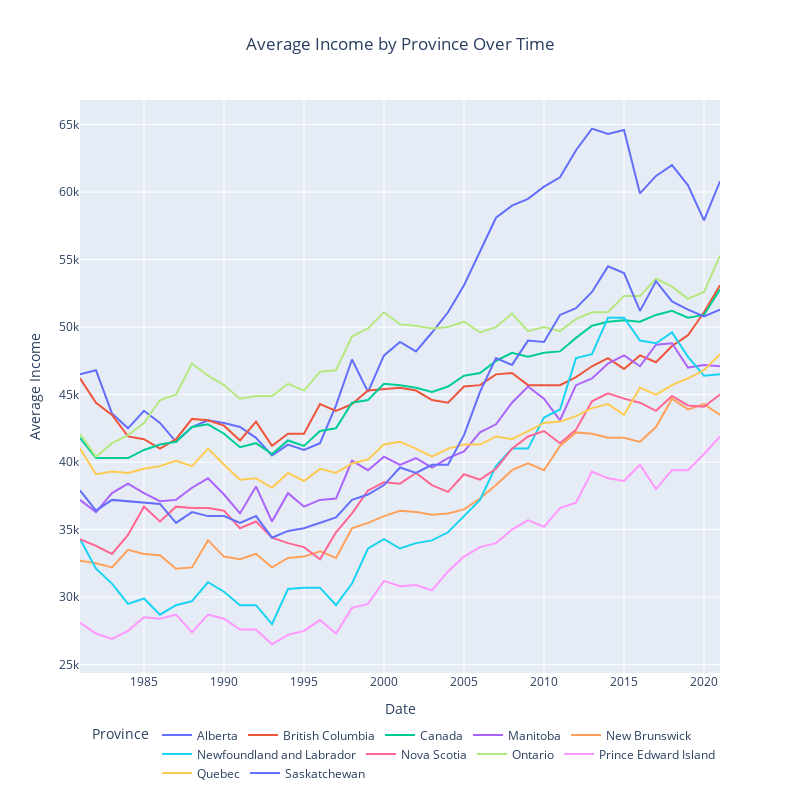

This figure's notebook cell:
### Markdown cell above
GUIDING QUESTION 2
--- 
     Are there significant disparities in income growth across provinces overtime?

We want to compare income growth between provinces over the last 4 decades to give insight into which provinces have a higher average income for Canadians.

---

In the visualization below, the average income of Canadians by Province was plotted to see how income for each province changed from 1981 - 2021. Overall, it appears that income has been going up on average, just like the CPI index. Looking at the **2021**, the provinces where the average income was highest are:


1) **Alberta** (Average income = 60.8k)
2) **Ontario** (Average income = 55.3k)
3) **British Columbia** (Average income = 53.1k)
4) **Saskatchewan** (Average income = 51.3k)
5) **Quebec** (Average income = 48k)
6) **Manitoba** (Average income = 47.1k)
7) **NewfoundLand and Labrador** (Average income = 46.5k)
8) **Nova Scotia** (Average income = 45k)
9) **New Brunswick** (Average income = 43.5k)
10) **Prince Edward Island** (Average income = 41.9k)

The average income for Canada was also plotted, which also showed up relatively in the center as expected. The average income for Canadians is 52.8k

### Code cell
import plotly.express as px
import pandas as pd

# Filter the data for the selected provinces
province_data = merged_pivot[merged_pivot["Geography"].isin(selected_provinces)]

# Group the data by province and calculate the average income
average_incomes_by_province = province_data.groupby(["Date", "Geography"])["Average income (excluding zeros)"].mean().reset_index()

# Create a line plot using Plotly Express with specified height and width
fig = px.line(average_incomes_by_province, x="Date", y="Average income (excluding zeros)",
             color="Geography", labels={'Geography': 'Province', 'Average income (excluding zeros)': 'Average Income'},
             title='Average Income by Province Over Time',
             height=800,  
             width=800)  

# Move the legend to the bottom
fig.update_layout(legend=dict(orientation="h", yanchor="bottom", y=-0.2, xanchor="right", x=1))

# Move the title to the center
fig.update_layout(title_x=0.5)

fig.show()

### Figure 1 — Plotly figure (JSON) as saved in the notebook; plotly's stock layout.template omitted (floating-point values rounded to 4 significant figures)
{"data": [{"hovertemplate": "Province=Alberta<br>Date=%{x}<br>Average Income=%{y}<extra></extra>", "legendgroup": "Alberta", "line": {"color": "#636efa", "dash": "solid"}, "marker": {"symbol": "circle"}, "mode": "lines", "name": "Alberta", "orientation": "v", "showlegend": true, "type": "scatter", "x": [1981, 1982, 1983, 1984, 1985, 1986, 1987, 1988, 1989, 1990, 1991, 1992, 1993, 1994, 1995, 1996, 1997, 1998, 1999, 2000, 2001, 2002, 2003, 2004, 2005, 2006, 2007, 2008, 2009, 2010, 2011, 2012, 2013, 2014, 2015, 2016, 2017, 2018, 2019, 2020, 2021], "xaxis": "x", "y": [46500, 46800, 43600, 42500, 43800, 42900, 41500, 42600, 43100, 42900, 42600, 41800, 40500, 41300, 40900, 41400, 44200, 47600, 45200, 47900, 48900, 48200, 49600, 51100, 53100, 55600, 58100, 59000, 59500, 60400, 61100, 63100, 64700, 64300, 64600, 59900, 61200, 62000, 60500, 57900, 60800], "yaxis": "y"}, {"hovertemplate": "Province=British Columbia<br>Date=%{x}<br>Average Income=%{y}<extra></extra>", "legendgroup": "British Columbia", "line": {"color": "#EF553B", "dash": "solid"}, "marker": {"symbol": "circle"}, "mode": "lines", "name": "British Columbia", "orientation": "v", "showlegend": true, "type": "scatter", "x": [1981, 1982, 1983, 1984, 1985, 1986, 1987, 1988, 1989, 1990, 1991, 1992, 1993, 1994, 1995, 1996, 1997, 1998, 1999, 2000, 2001, 2002, 2003, 2004, 2005, 2006, 2007, 2008, 2009, 2010, 2011, 2012, 2013, 2014, 2015, 2016, 2017, 2018, 2019, 2020, 2021], "xaxis": "x", "y": [46200, 44400, 43500, 41900, 41700, 41000, 41700, 43200, 43100, 42700, 41600, 43000, 41200, 42100, 42100, 44300, 43800, 44300, 45300, 45400, 45500, 45300, 44600, 44400, 45600, 45700, 46500, 46600, 45700, 45700, 45700, 46300, 47100, 47700, 46900, 47900, 47400, 48600, 49400, 51100, 53100], "yaxis": "y"}, {"hovertemplate": "Province=Canada<br>Date=%{x}<br>Average Income=%{y}<extra></extra>", "legendgroup": "Canada", "line": {"color": "#00cc96", "dash": "solid"}, "marker": {"symbol": "circle"}, "mode": "lines", "name": "Canada", "orientation": "v", "showlegend": true, "type": "scatter", "x": [1981, 1982, 1983, 1984, 1985, 1986, 1987, 1988, 1989, 1990, 1991, 1992, 1993, 1994, 1995, 1996, 1997, 1998, 1999, 2000, 2001, 2002, 2003, 2004, 2005, 2006, 2007, 2008, 2009, 2010, 2011, 2012, 2013, 2014, 2015, 2016, 2017, 2018, 2019, 2020, 2021], "xaxis": "x", "y": [41800, 40300, 40300, 40300, 40900, 41300, 41500, 42600, 42800, 42100, 41100, 41400, 40600, 41600, 41200, 42300, 42500, 44400, 44600, 45800, 45700, 45500, 45200, 45600, 46400, 46600, 47500, 48100, 47800, 48100, 48200, 49200, 50100, 50400, 50500, 50400, 50900, 51200, 50700, 50900, 52800], "yaxis": "y"}, {"hovertemplate": "Province=Manitoba<br>Date=%{x}<br>Average Income=%{y}<extra></extra>", "legendgroup": "Manitoba", "line": {"color": "#ab63fa", "dash": "solid"}, "marker": {"symbol": "circle"}, "mode": "lines", "name": "Manitoba", "orientation": "v", "showlegend": true, "type": "scatter", "x": [1981, 1982, 1983, 1984, 1985, 1986, 1987, 1988, 1989, 1990, 1991, 1992, 1993, 1994, 1995, 1996, 1997, 1998, 1999, 2000, 2001, 2002, 2003, 2004, 2005, 2006, 2007, 2008, 2009, 2010, 2011, 2012, 2013, 2014, 2015, 2016, 2017, 2018, 2019, 2020, 2021], "xaxis": "x", "y": [37200, 36300, 37700, 38400, 37700, 37100, 37200, 38100, 38800, 37600, 36200, 38200, 35600, 37700, 36700, 37200, 37300, 40100, 39400, 40400, 39800, 40300, 39600, 40300, 40800, 42200, 42800, 44400, 45600, 44700, 43100, 45700, 46200, 47300, 47900, 47100, 48700, 48800, 47000, 47200, 47100], "yaxis": "y"}, {"hovertemplate": "Province=New Brunswick<br>Date=%{x}<br>Average Income=%{y}<extra></extra>", "legendgroup": "New Brunswick", "line": {"color": "#FFA15A", "dash": "solid"}, "marker": {"symbol": "circle"}, "mode": "lines", "name": "New Brunswick", "orientation": "v", "showlegend": true, "type": "scatter", "x": [1981, 1982, 1983, 1984, 1985, 1986, 1987, 1988, 1989, 1990, 1991, 1992, 1993, 1994, 1995, 1996, 1997, 1998, 1999, 2000, 2001, 2002, 2003, 2004, 2005, 2006, 2007, 2008, 2009, 2010, 2011, 2012, 2013, 2014, 2015, 2016, 2017, 2018, 2019, 2020, 2021], "xaxis": "x", "y": [32700, 32500, 32200, 33500, 33200, 33100, 32100, 32200, 34200, 33000, 32800, 33200, 32200, 32900, 33000, 33400, 32900, 35100, 35500, 36000, 36400, 36300, 36100, 36200, 36500, 37300, 38300, 39400, 39900, 39400, 41200, 42200, 42100, 41800, 41800, 41500, 42600, 44700, 43900, 44300, 43500], "yaxis": "y"}, {"hovertemplate": "Province=Newfoundland and Labrador<br>Date=%{x}<br>Average Income=%{y}<extra></extra>", "legendgroup": "Newfoundland and Labrador", "line": {"color": "#19d3f3", "dash": "solid"}, "marker": {"symbol": "circle"}, "mode": "lines", "name": "Newfoundland and Labrador", "orientation": "v", "showlegend": true, "type": "scatter", "x": [1981, 1982, 1983, 1984, 1985, 1986, 1987, 1988, 1989, 1990, 1991, 1992, 1993, 1994, 1995, 1996, 1997, 1998, 1999, 2000, 2001, 2002, 2003, 2004, 2005, 2006, 2007, 2008, 2009, 2010, 2011, 2012, 2013, 2014, 2015, 2016, 2017, 2018, 2019, 2020, 2021], "xaxis": "x", "y": [34300, 32100, 31000, 29500, 29900, 28700, 29400, 29700, 31100, 30400, 29400, 29400, 28000, 30600, 30700, 30700, 29400, 31000, 33600, 34300, 33600, 34000, 34200, 34800, 36000, 37200, 39700, 41000, 41000, 43300, 43900, 47700, 48000, 50700, 50700, 49000, 48800, 49600, 47800, 46400, 46500], "yaxis": "y"}, {"hovertemplate": "Province=Nova Scotia<br>Date=%{x}<br>Average Income=%{y}<extra></extra>", "legendgroup": "Nova Scotia", "line": {"color": "#FF6692", "dash": "solid"}, "marker": {"symbol": "circle"}, "mode": "lines", "name": "Nova Scotia", "orientation": "v", "showlegend": true, "type": "scatter", "x": [1981, 1982, 1983, 1984, 1985, 1986, 1987, 1988, 1989, 1990, 1991, 1992, 1993, 1994, 1995, 1996, 1997, 1998, 1999, 2000, 2001, 2002, 2003, 2004, 2005, 2006, 2007, 2008, 2009, 2010, 2011, 2012, 2013, 2014, 2015, 2016, 2017, 2018, 2019, 2020, 2021], "xaxis": "x", "y": [34300, 33800, 33200, 34600, 36700, 35600, 36700, 36600, 36600, 36400, 35100, 35600, 34400, 34000, 33700, 32800, 34800, 36200, 37900, 38500, 38400, 39200, 38300, 37800, 39100, 38700, 39500, 41000, 41900, 42300, 41400, 42400, 44500, 45100, 44700, 44400, 43800, 44900, 44200, 44100, 45000], "yaxis": "y"}, {"hovertemplate": "Province=Ontario<br>Date=%{x}<br>Average Income=%{y}<extra></extra>", "legendgroup": "Ontario", "line": {"color": "#B6E880", "dash": "solid"}, "marker": {"symbol": "circle"}, "mode": "lines", "name": "Ontario", "orientation": "v", "showlegend": true, "type": "scatter", "x": [1981, 1982, 1983, 1984, 1985, 1986, 1987, 1988, 1989, 1990, 1991, 1992, 1993, 1994, 1995, 1996, 1997, 1998, 1999, 2000, 2001, 2002, 2003, 2004, 2005, 2006, 2007, 2008, 2009, 2010, 2011, 2012, 2013, 2014, 2015, 2016, 2017, 2018, 2019, 2020, 2021], "xaxis": "x", "y": [42100, 40400, 41400, 42000, 42900, 44600, 45000, 47300, 46400, 45700, 44700, 44900, 44900, 45800, 45300, 46700, 46800, 49300, 49900, 51100, 50200, 50100, 49900, 50000, 50400, 49600, 50000, 51000, 49700, 50000, 49700, 50600, 51100, 51100, 52300, 52300, 53600, 53000, 52100, 52600, 55300], "yaxis": "y"}, {"hovertemplate": "Province=Prince Edward Island<br>Date=%{x}<br>Average Income=%{y}<extra></extra>", "legendgroup": "Prince Edward Island", "line": {"color": "#FF97FF", "dash": "solid"}, "marker": {"symbol": "circle"}, "mode": "lines", "name": "Prince Edward Island", "orientation": "v", "showlegend": true, "type": "scatter", "x": [1981, 1982, 1983, 1984, 1985, 1986, 1987, 1988, 1989, 1990, 1991, 1992, 1993, 1994, 1995, 1996, 1997, 1998, 1999, 2000, 2001, 2002, 2003, 2004, 2005, 2006, 2007, 2008, 2009, 2010, 2011, 2012, 2013, 2014, 2015, 2016, 2017, 2018, 2019, 2020, 2021], "xaxis": "x", "y": [28100, 27300, 26900, 27500, 28500, 28400, 28700, 27400, 28700, 28400, 27600, 27600, 26500, 27200, 27500, 28300, 27300, 29200, 29500, 31200, 30800, 30900, 30500, 31900, 33000, 33700, 34000, 35000, 35700, 35200, 36600, 37000, 39300, 38800, 38600, 39800, 38000, 39400, 39400, 40600, 41900], "yaxis": "y"}, {"hovertemplate": "Province=Quebec<br>Date=%{x}<br>Average Income=%{y}<extra></extra>", "legendgroup": "Quebec", "line": {"color": "#FECB52", "dash": "solid"}, "marker": {"symbol": "circle"}, "mode": "lines", "name": "Quebec", "orientation": "v", "showlegend": true, "type": "scatter", "x": [1981, 1982, 1983, 1984, 1985, 1986, 1987, 1988, 1989, 1990, 1991, 1992, 1993, 1994, 1995, 1996, 1997, 1998, 1999, 2000, 2001, 2002, 2003, 2004, 2005, 2006, 2007, 2008, 2009, 2010, 2011, 2012, 2013, 2014, 2015, 2016, 2017, 2018, 2019, 2020, 2021], "xaxis": "x", "y": [41000, 39100, 39300, 39200, 39500, 39700, 40100, 39700, 41000, 39800, 38700, 38800, 38100, 39200, 38600, 39500, 39200, 39900, 40200, 41300, 41500, 41000, 40400, 41000, 41300, 41300, 41900, 41700, 42300, 42900, 43000, 43400, 44000, 44300, 43500, 45500, 45000, 45700, 46200, 46800, 48000], "yaxis": "y"}, {"hovertemplate": "Province=Saskatchewan<br>Date=%{x}<br>Average Income=%{y}<extra></extra>", "legendgroup": "Saskatchewan", "line": {"color": "#636efa", "dash": "solid"}, "marker": {"symbol": "circle"}, "mode": "lines", "name": "Saskatchewan", "orientation": "v", "showlegend": true, "type": "scatter", "x": [1981, 1982, 1983, 1984, 1985, 1986, 1987, 1988, 1989, 1990, 1991, 1992, 1993, 1994, 1995, 1996, 1997, 1998, 1999, 2000, 2001, 2002, 2003, 2004, 2005, 2006, 2007, 2008, 2009, 2010, 2011, 2012, 2013, 2014, 2015, 2016, 2017, 2018, 2019, 2020, 2021], "xaxis": "x", "y": [37900, 36400, 37200, 37100, 37000, 36900, 35500, 36300, 36000, 36000, 35500, 36000, 34400, 34900, 35100, 35500, 35900, 37200, 37600, 38300, 39600, 39200, 39800, 39800, 42000, 45200, 47700, 47200, 49000, 48900, 50900, 51400, 52600, 54500, 54000, 51200, 53400, 51900, 51300, 50800, 51300], "yaxis": "y"}], "layout": {"height": 800, "legend": {"orientation": "h", "title": {"text": "Province"}, "tracegroupgap": 0, "x": 1, "xanchor": "right", "y": -0.2, "yanchor": "bottom"}, "title": {"text": "Average Income by Province Over Time", "x": 0.5}, "width": 800, "xaxis": {"anchor": "y", "autorange": true, "domain": [0, 1], "range": [1981, 2021], "title": {"text": "Date"}, "type": "linear"}, "yaxis": {"anchor": "x", "autorange": true, "domain": [0, 1], "range": [24380.0, 66820.0], "title": {"text": "Average Income"}, "type": "linear"}}}
